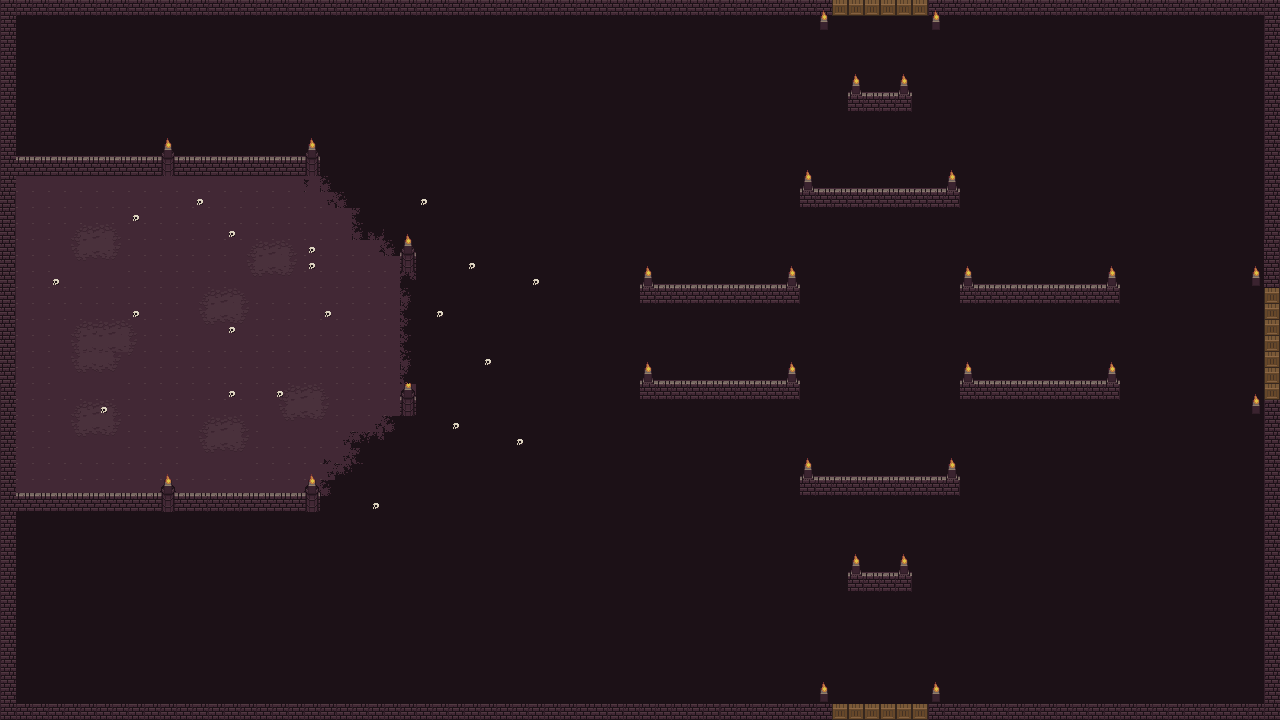

Below is a game level as drawn by its tile map, then a one-line description and the .tmx that defines it (tile-layer data replaced by summaries):
An orthogonal 80x45 tile map with 16x16 px tiles, 5 tile layers (Background, Walls, Decorative, decorative2, ...), 3 tilesets and 22 objects (19x wall, 3x door).

<map version="1.5" tiledversion="1.7.0" orientation="orthogonal" renderorder="right-down" compressionlevel="0" width="80" height="45" tilewidth="16" tileheight="16" infinite="0" nextlayerid="14" nextobjectid="72">
 <tileset firstgid="1" name="Wall" tilewidth="16" tileheight="16" tilecount="1020" columns="20">
  <image source="Wall.png" width="320" height="816" />
 </tileset>
 <tileset firstgid="1021" name="Floor" tilewidth="16" tileheight="16" tilecount="819" columns="21">
  <image source="Floor.png" width="336" height="624" />
 </tileset>
 <tileset firstgid="1840" name="DungeonSet" tilewidth="16" tileheight="16" tilecount="256" columns="16">
  <image source="0x72_16x16DungeonTileset.v3.png" width="256" height="256" />
 </tileset>
 <layer id="7" name="Background" width="80" height="45">
  <data>[3600 cells, 3600 non-empty, 1 distinct tile ids]</data>
 </layer>
 <layer id="9" name="Walls" width="80" height="45">
  <data>[3600 cells, 823 non-empty, 7 distinct tile ids]</data>
 </layer>
 <layer id="11" name="Decorative" width="80" height="45">
  <data>[3600 cells, 199 non-empty, 16 distinct tile ids]</data>
 </layer>
 <layer id="13" name="decorative2" width="80" height="45">
  <data>[3600 cells, 56 non-empty, 4 distinct tile ids]</data>
 </layer>
 <layer id="12" name="DecorativeShading" width="80" height="45">
  <data>[3600 cells, 58 non-empty, 12 distinct tile ids]</data>
 </layer>
 <objectgroup id="2" name="Object Layer 1">
  <object id="8" type="wall" x="0" y="16" width="16" height="688" />
  <object id="10" type="wall" x="0" y="0" width="832" height="16" />
  <object id="59" type="wall" x="16" y="160" width="304" height="16" />
  <object id="60" type="wall" x="400" y="256" width="16" height="32" />
  <object id="61" type="wall" x="400" y="384" width="16" height="32" />
  <object id="62" type="wall" x="16" y="496" width="304" height="16" />
  <object id="63" type="wall" x="640" y="384" width="160" height="16" />
  <object id="64" type="wall" x="640" y="288" width="160" height="16" />
  <object id="65" type="wall" x="800" y="192" width="160" height="16" />
  <object id="66" type="wall" x="960" y="288" width="160" height="16" />
  <object id="67" type="wall" x="960" y="384" width="160" height="16" />
  <object id="68" type="wall" x="800" y="480" width="160" height="16" />
  <object id="69" type="wall" x="848" y="576" width="64" height="16" />
  <object id="70" type="wall" x="848" y="96" width="64" height="16" />
  <object id="11" type="wall" x="928" y="704" width="336" height="16" />
  <object id="12" type="wall" x="1264" y="400" width="16" height="320" />
  <object id="25" type="wall" x="1264" y="0" width="16" height="288" />
  <object id="26" type="wall" x="0" y="704" width="832" height="16" />
  <object id="27" type="wall" x="928" y="0" width="336" height="16" />
  <object id="28" type="door" x="832" y="704" width="95.996" height="16">
   <properties>
    <property name="side" value="bottom" />
   </properties>
  </object>
  <object id="31" type="door" x="832" y="0" width="96" height="16">
   <properties>
    <property name="side" value="top" />
   </properties>
  </object>
  <object id="58" type="door" x="1264" y="288" width="16" height="112">
   <properties>
    <property name="side" value="right" />
   </properties>
  </object>
 </objectgroup>
</map>
